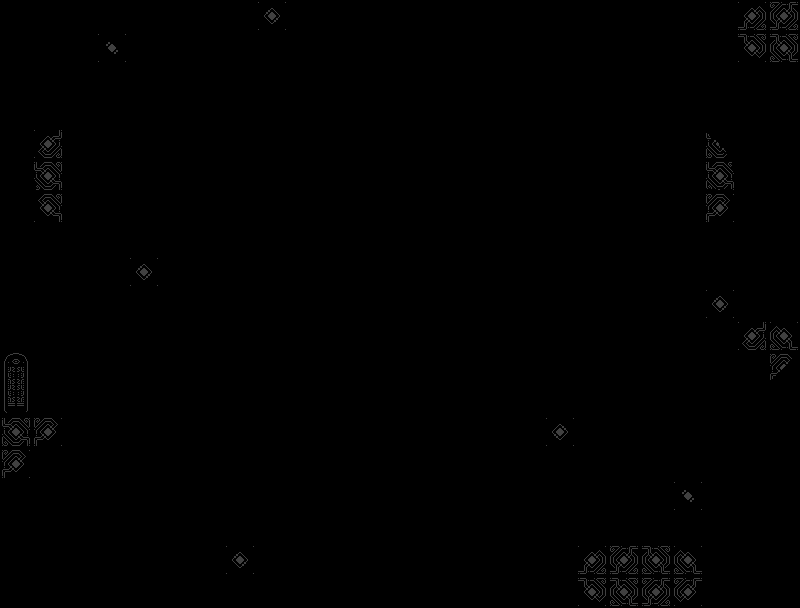

The image is a tile-based game level rendered from a .tmx file. Its description and source (layers, tilesets, objects; grid data summarised) follow:
An orthogonal 25x19 tile map with 32x32 px tiles, 4 tile layers (collision, rift, ground_decorations, decorations).

<map version="1.2" tiledversion="1.3.4" orientation="orthogonal" renderorder="right-down" width="25" height="19" tilewidth="32" tileheight="32" infinite="0" nextlayerid="5" nextobjectid="1">
 <editorsettings>
  <export target="level_8.json" format="json" />
 </editorsettings>
 <tileset firstgid="1" source="nort_platform_tiles-Sheet.tsx" />
 <layer id="1" name="collision" width="25" height="19">
  <data>[475 cells, 195 non-empty, 12 distinct tile ids]</data>
 </layer>
 <layer id="4" name="rift" width="25" height="19">
  <data>[475 cells, 43 non-empty, 13 distinct tile ids]</data>
 </layer>
 <layer id="2" name="ground_decorations" width="25" height="19">
  <data>[475 cells, 103 non-empty, 16 distinct tile ids]</data>
 </layer>
 <layer id="3" name="decorations" width="25" height="19">
  <data>[475 cells, 31 non-empty, 7 distinct tile ids]</data>
 </layer>
</map>
